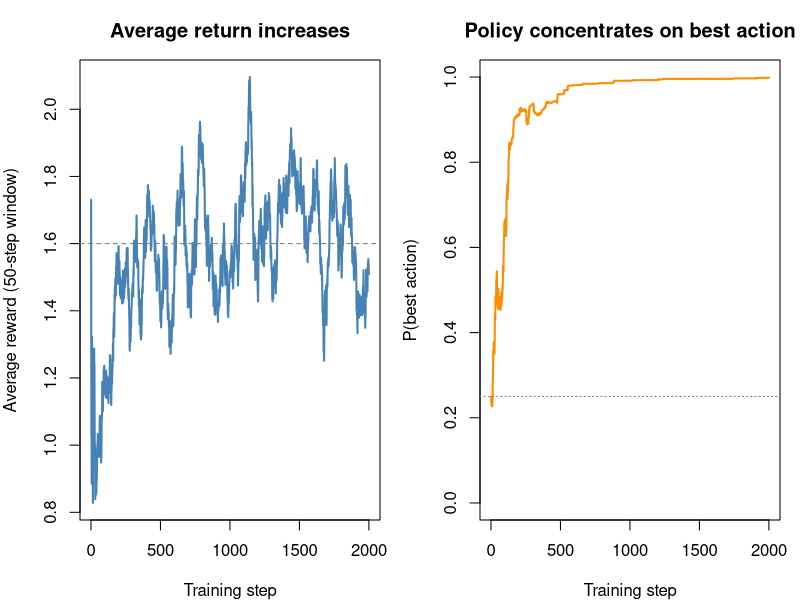

Here is the R script that generated this plot:
## ---- chunk 1
methods <- data.frame(
  Method = c("Q-learning (value-based)", "REINFORCE", "REINFORCE + baseline",
             "A2C (actor-critic)", "PPO (actor-critic)"),
  `Learns` = c("Action values Q", "Policy only", "Policy + value baseline",
               "Policy + critic", "Policy + critic"),
  `Action space` = c("Discrete", "Discrete or continuous",
                      "Discrete or continuous", "Discrete or continuous",
                      "Discrete or continuous"),
  `Gradient variance` = c("n/a (no policy gradient)", "Very high", "High",
                          "Lower (bootstrapped)", "Lower (bootstrapped)"),
  `Bias` = c("Low (tabular)", "Unbiased", "Unbiased", "Biased (TD)",
             "Biased (TD)"),
  `Update stability` = c("Can be unstable with approximation",
                         "Erratic", "Better", "Good", "Strong (clipped)"),
  check.names = FALSE
)
knitr::kable(
  methods,
  caption = "Comparison of value-based and policy-based reinforcement learning methods along the axes that drive method choice."
)
## ---- chunk 2
hp <- data.frame(
  Hyperparameter = c("Number of actions (K)", "True reward means",
                     "Reward noise (sd)", "Learning rate (alpha)",
                     "Baseline", "Training steps", "Random seed"),
  Value = c("4", "0.2, 0.5, 1.0, 1.6", "1.0",
            "0.1", "running mean reward", "2000", "42"),
  Role = c("Size of the action set",
           "Hidden payoffs; action 4 is best",
           "Stochasticity of each reward",
           "Step size for gradient ascent",
           "Variance reduction (subtracted from reward)",
           "Number of policy-gradient updates",
           "Reproducibility"),
  check.names = FALSE
)
knitr::kable(
  hp,
  caption = "Hyperparameters for the REINFORCE softmax-bandit demonstration."
)
## ---- chunk 3
set.seed(42)

K          <- 4                       # number of actions
mu         <- c(0.2, 0.5, 1.0, 1.6)   # hidden mean rewards (action 4 best)
reward_sd  <- 1.0                     # reward noise
alpha      <- 0.1                     # learning rate
n_steps    <- 2000                    # number of updates

softmax <- function(theta) {
  z <- theta - max(theta)             # subtract max for numerical stability
  ex <- exp(z)
  ex / sum(ex)
}

theta    <- rep(0, K)                 # preferences: uniform policy at start
baseline <- 0                         # running-mean baseline
returns  <- numeric(n_steps)          # reward received at each step
probs_best <- numeric(n_steps)        # probability mass on the best action

for (t in seq_len(n_steps)) {
  p <- softmax(theta)                 # current policy
  a <- sample.int(K, size = 1, prob = p)        # sample an action
  r <- rnorm(1, mean = mu[a], sd = reward_sd)   # observe a noisy reward

  # Score function for softmax: indicator(a) - p
  grad_logp     <- -p
  grad_logp[a]  <- grad_logp[a] + 1

  # REINFORCE update with baseline: theta <- theta + alpha * (r - b) * score
  theta <- theta + alpha * (r - baseline) * grad_logp

  # Update running-mean baseline
  baseline <- baseline + (r - baseline) / t

  returns[t]    <- r
  probs_best[t] <- p[which.max(mu)]
}

# Smooth the noisy per-step reward with a trailing moving average
moving_avg <- function(x, w = 50) {
  n <- length(x)
  out <- rep(NA_real_, n)
  cs <- cumsum(x)
  for (i in seq_len(n)) {
    lo <- max(1, i - w + 1)
    out[i] <- (cs[i] - if (lo > 1) cs[lo - 1] else 0) / (i - lo + 1)
  }
  out
}
avg_return <- moving_avg(returns, w = 50)

final_policy <- softmax(theta)
cat("Final policy (action probabilities):\n")
print(round(final_policy, 3))
cat(sprintf("\nProbability on best action (action %d): %.3f\n",
            which.max(mu), final_policy[which.max(mu)]))
## ---- chunk 4
op <- par(mfrow = c(1, 2), mar = c(4, 4, 3, 1))

plot(avg_return, type = "l", col = "steelblue", lwd = 2,
     xlab = "Training step", ylab = "Average reward (50-step window)",
     main = "Average return increases")
abline(h = max(mu), lty = 2, col = "grey50")

plot(probs_best, type = "l", col = "darkorange", lwd = 2,
     ylim = c(0, 1),
     xlab = "Training step", ylab = "P(best action)",
     main = "Policy concentrates on best action")
abline(h = 1 / K, lty = 3, col = "grey50")   # uniform starting probability

par(op)
